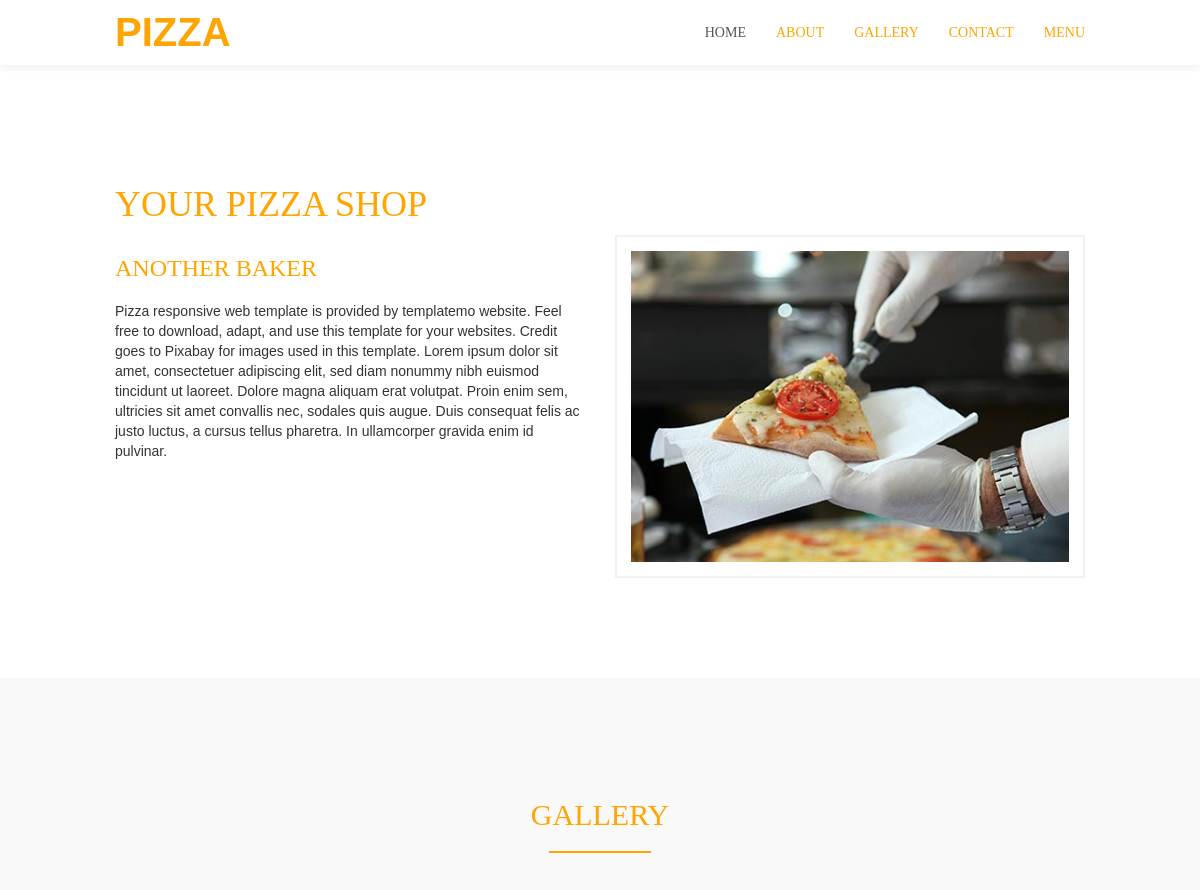
Before: / (upper part) with the older database file.
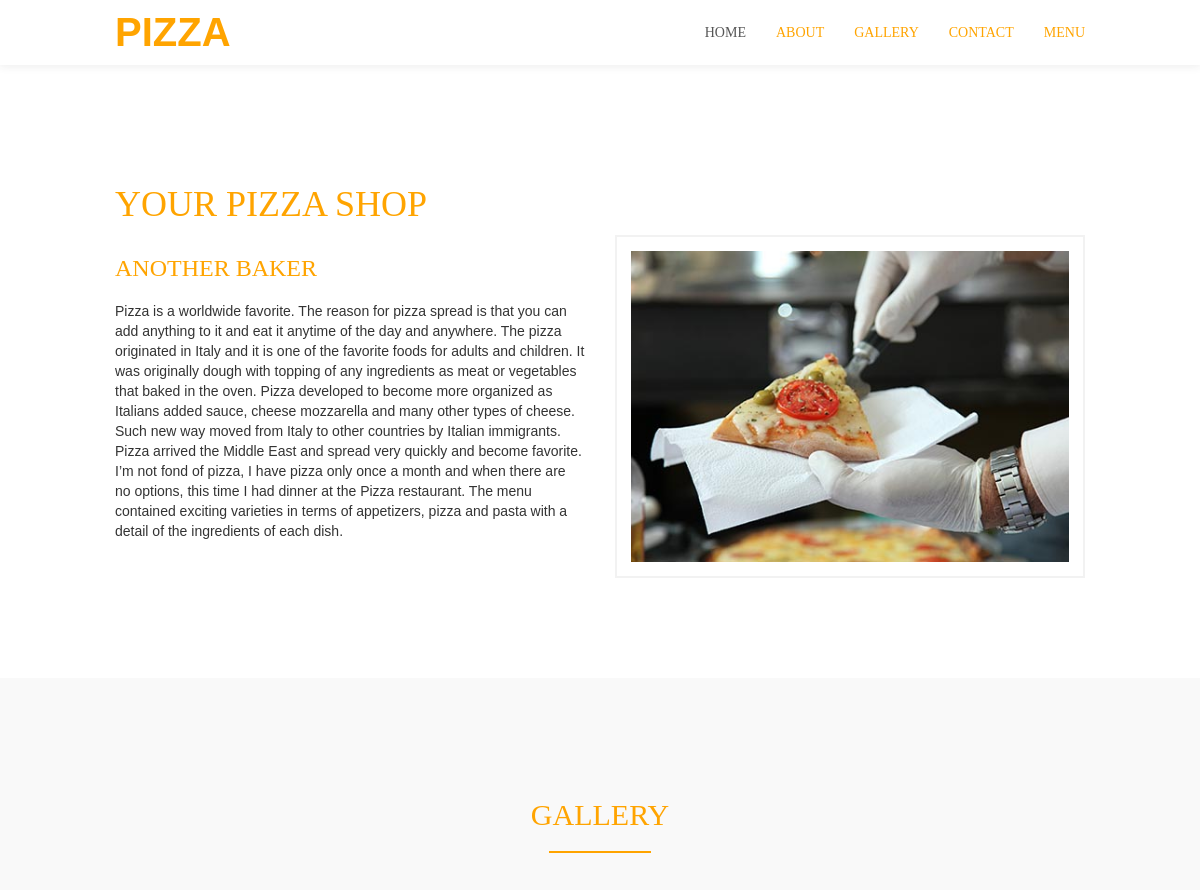
After: the same page with the newer database file.
### order/models.py (models this page shows)
class About(models.Model):
    head1 = models.CharField(max_length=30)
    head2 = models.CharField(max_length=30)
    content = models.TextField()
    photo = models.ImageField(upload_to='images/about', default='images/gallery-img1.jpg')
    class Meta:
        verbose_name_plural = 'About'

### order/views.py (the view)
# urls.py: path('', index, name='index'),
def index(request):
    about = About.objects.first()
    contact = Contact.objects.first()
    gallery = Pizza.objects.filter(gallery=True)[:6]
    offer = Pizza.objects.filter(offer=True)[:2]
    sent = False
    if request.method == 'POST':
        form = SendmailForm(request.POST)
        if form.is_valid():
            name = form.cleaned_data['name']
            email = form.cleaned_data['email']
            subject = form.cleaned_data['subject']
            message = form.cleaned_data['message']
            print(name, message)
            Email = EMAIL_HOST_USER
            Subject = "name: " + name + " " + "email: " + email + "Subject: " + subject
            sent = send_mail(Subject, message, Email, [Email])
            sent = True if sent else False
            return redirect(reverse('index'))
    else:
        form = SendmailForm()
    context = {
        'about': about,
        'contact': contact,
        'gallery': gallery,
        'offer': offer,
        'form': form,
        'sent': sent
    }
    return render(request, 'index.html', context)

### order/templates/index.html (shortened to what this page needs)
{% extends 'base.html' %}
{% load static %}
{% block content %}
		{% include 'slider.html' %}
	<section id="about" class="templatemo-section templatemo-top-130">
		{% include 'about.html' %}
	</section>
	<section id="gallery" class="templatemo-section templatemo-light-gray-bg">
		{% include 'gallery.html' %}
	</section>
{% endblock content %}

### order/templates/about.html
		<div class="container">
			<div class="row">
				<div class="col-lg-12 col-md-12 col-sm-12 col-xs-12">
					<h1 class="text-uppercase">{{ about.head1 }}</h1>
				</div>
				<div class="col-md-6 col-sm-6">
					<h3 class="text-uppercase padding-bottom-10">{{ about.head2 }}</h3>
					<p>{{ about.content}}</p>
				</div>
				<div class="col-md-6 col-sm-6">
					<img src="{{ about.photo.url }}" class="img-responsive img-bordered img-about" alt="about img">
				</div>
			</div>
		</div>

Changed rows visible on the page:
changed About "YOUR PIZZA SHOP": content "Pizza responsive web template is provided by templatemo website. Feel free to download, adapt, and use this template for your websites. Credit goes to Pixabay for images used in this template. Lorem ipsum dolor sit amet, consectetuer adipiscing elit, sed diam nonummy nibh euismod tincidunt ut laoreet. Dolore magna aliquam erat volutpat. Proin enim sem, ultricies sit amet convallis nec, sodales quis augue. Duis consequat felis ac justo luctus, a cursus tellus pharetra. In ullamcorper gravida enim id pulvinar." → "Pizza is a worldwide favorite. The reason for pizza spread is that you can add anything to it and eat it anytime of the day and anywhere. The pizza originated in Italy and it is one of the favorite foods for adults and children. It was originally dough with topping of any ingredients as meat or vegetables that baked in the oven. Pizza developed to become more organized as Italians added sauce, cheese mozzarella and many other types of cheese. Such new way moved from Italy to other countries by Italian immigrants. Pizza arrived the Middle East and spread very quickly and become favorite. I’m not fond of pizza, I have pizza only once a month and when there are no options, this time I had…"
